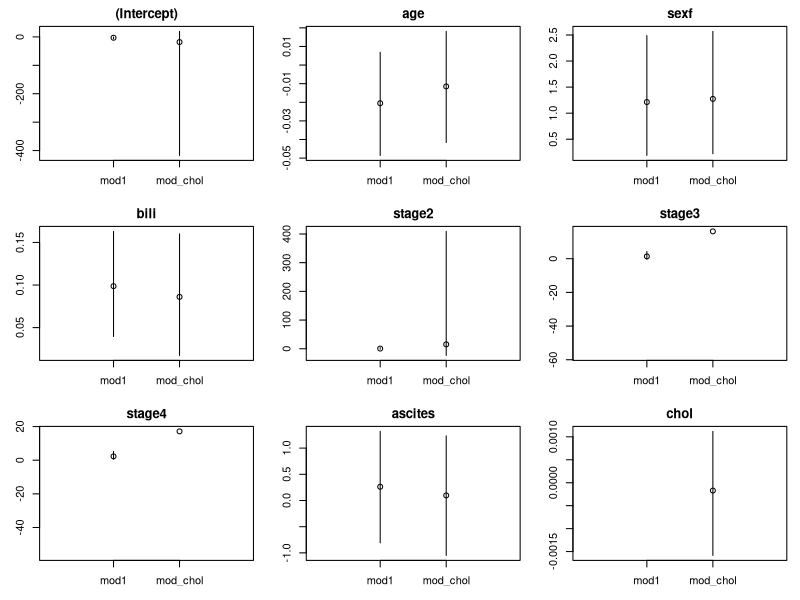
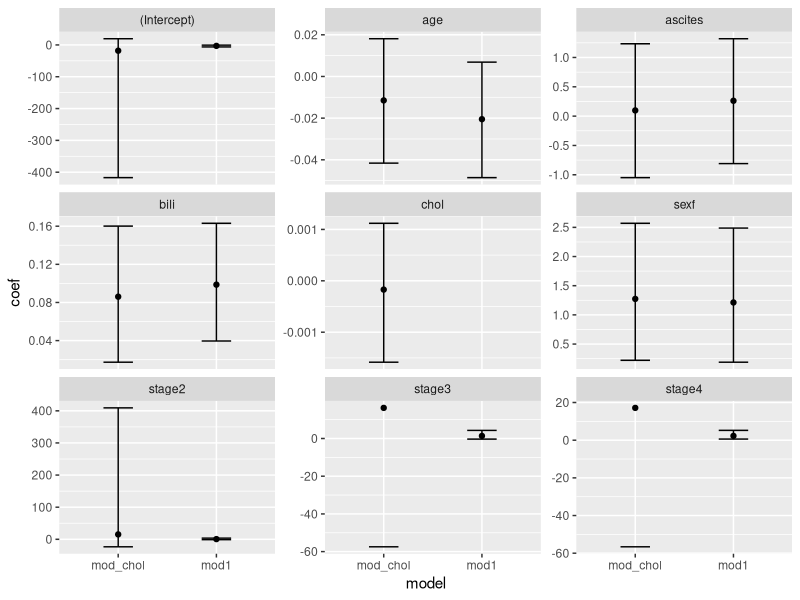
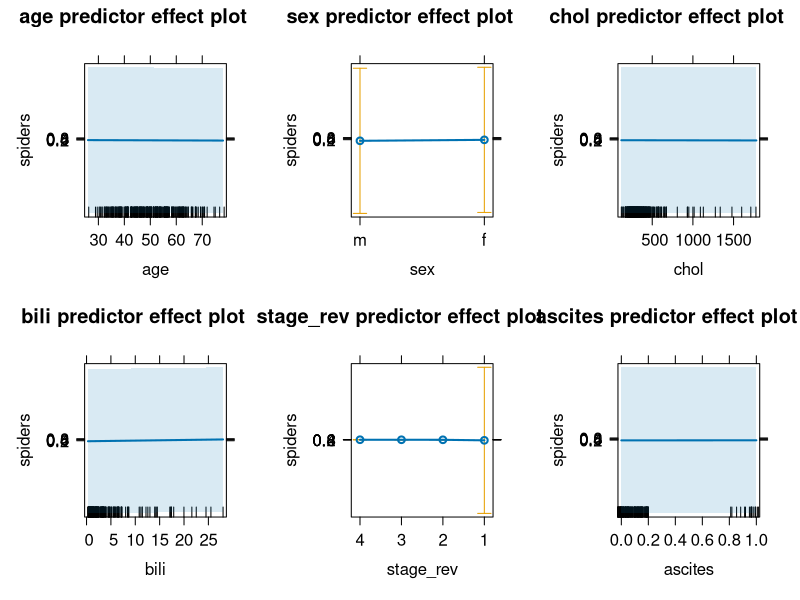

Reproduce these figures in R, in order.
## ---- chunk 1
library(knitr)
options(width = 100)

hint <- function(text) {
  id <- paste0('hint_', sample.int(1e10, size = 1))
    cat(
    paste0('\n',
      '<button type="button" class="btn btn-info btn-sm" data-toggle="collapse" ',
      'data-target="#', id, '">Hint</button>',
      '<div id = "', id, '" class="collapse" style="border:1px; ',
      'border-style:solid; padding: 1em; border-color:#1F78B4">',
      text, '</div>')
  )
}
set.seed(2020)
## ---- chunk 2
library(survival)
## ---- chunk 3
pbc <- survival::pbc
## ---- chunk 4
str(pbc[, c(5:12, 20)])
## ---- chunk 5
pbc$stage <- factor(pbc$stage)
pbc$spiders <- factor(pbc$spiders)

mod1 <- glm(spiders ~ age + sex + bili + stage + ascites, data = pbc,
            family = binomial())
## ---- chunk 6
mod_chol <- update(mod1, formula = . ~ . + chol)
summary(mod_chol)
## ---- chunk 7
round(
  cbind(mod1 = coef(mod1)[names(coef(mod_chol))],
        mod_chol = coef(mod_chol)
  ), 3)
## ---- chunk 8
a <- c(x = 1, y = 2, z = 3)
b <- c(x = 1, z = 3, y = 2)
cbind(a, b)
## ---- chunk 9
cbind(coef(mod1), coef(mod_chol))
## ---- chunk 10
coef(mod1)[names(coef(mod_chol))]
## ---- chunk 11
# coefficients & CI from mod1
res1 <- cbind(coef = coef(mod1), confint(mod1))
res1 <- rbind(res1, chol = c(NA, NA, NA)) # add an "empty" row for chol

# coefficients & CI from mod_chol
res3 <- cbind(coef = coef(mod_chol), confint(mod_chol))

# graphical settings:
# * mfrow = c(3, 3) print the plots in a grid with 3 rows and 3 columns
# * mar = c(3, 3, 2, 1): adjust the plot margins (looks nicer)
par(mfrow = c(3, 3), mar = c(3, 3, 2, 1))

for (k in rownames(res1)) {                               # loop over all variables
  plot(x = c(1, 2),                                       # position on the x-axis
       y = c(res1[k, 'coef'], res3[k, 'coef']),           # coefficient value on the y-axis
       main = k,                                          # set variable name as title
       xlim = c(0, 3),                                    # set limit of the x-axis (looks nicer)
       ylim = range(res1[k, ], res3[k, ], na.rm = TRUE),  # set the limits of the y-axis
                                                          # so that also the CIs fit in
       xaxt = 'n',                                        # don't plot the x-axis (we want our own version)
       ylab = 'log OR & 95% CI')                          # specify the y-axis label
  
  # specification of the x-axis
  axis(side = 1,                    # draw axis at the bottom of the plot
       at = c(1, 2),                # locations of the tick-marks on the x-axis
       labels = c('mod1', 'mod_chol'))  # labels of the tick-marks
  
  # add vertical lines representing the confidence intervals
  lines(x = c(1, 1), y = res1[k, c('2.5 %', '97.5 %')])
  lines(x = c(2, 2), y = res3[k, c('2.5 %', '97.5 %')])
}
## ---- chunk 12
results <- rbind(
  # data.frame containing results from mod1
  data.frame(coef = coef(mod1), 
             confint(mod1), 
             variable = names(coef(mod1)),
             model = 'mod1',
             check.names = FALSE),
  
  # data.frame containing results from mod_chol
  data.frame(coef = coef(mod_chol), 
             confint(mod_chol), 
             variable = names(coef(mod_chol)),
             model = 'mod_chol',
             check.names = FALSE)
)
## ---- chunk 13
library("ggplot2")
ggplot(results,                           # specification of the data
       aes(x = model, y = coef)) +        # specify what goes on which axis
  geom_point() +                          # plot points for the coefficients
  geom_errorbar(aes(ymin = `2.5 %`,       # add confidence intervals
                    ymax = `97.5 %`),
                width = 0.3) +            # width of the horizontal lines
  facet_wrap('variable',                  # make a separate plot per variable
             scales = 'free_y')           # allow the y-axes to vary between variables
## ---- chunk 14
hint("Use a `table()`.")
## ---- chunk 15
table(stage = pbc$stage,
      spiders = pbc$spiders, exclude = NULL)
## ---- chunk 16
hint('You can find relevant info in the output of the summary().')
## ---- chunk 17
sum(table(stage = pbc$stage, spiders = pbc$spiders))
## ---- chunk 18
smod_chol <- capture.output(summary(mod_chol))
cat(paste("[...]", paste0(smod_chol[26:31], collapse = '\n'), sep = "\n"))
## ---- chunk 19
all.vars(formula(mod_chol))
## ---- chunk 20
summary(pbc[, all.vars(formula(mod_chol))])
## ---- chunk 21
colSums(is.na(pbc[, all.vars(formula(mod_chol))]))
## ---- chunk 22
pbc_sub <- subset(pbc, !is.na(chol) & !is.na(stage))

# or:
# pbc_sub <- pbc[, !is.na(ascites) & !is.na(chol)]

table(pbc_sub$stage, pbc_sub$spiders, exclude = NULL)
## ---- chunk 23
pbc$stage_rev <- factor(pbc$stage, levels = 4:1, labels = 4:1)
pbc$stage_ref4 <- relevel(pbc$stage, ref = 4)

levels(pbc$stage)
levels(pbc$stage_ref4)
levels(pbc$stage_rev)
## ---- chunk 24
mod_chol2 <- glm(spiders ~ age + sex + chol + bili + stage_rev + ascites, 
                 data = pbc, family = binomial())
summary(mod_chol2)
## ---- chunk 25
library(effects)
plot(predictorEffects(mod_chol2))
